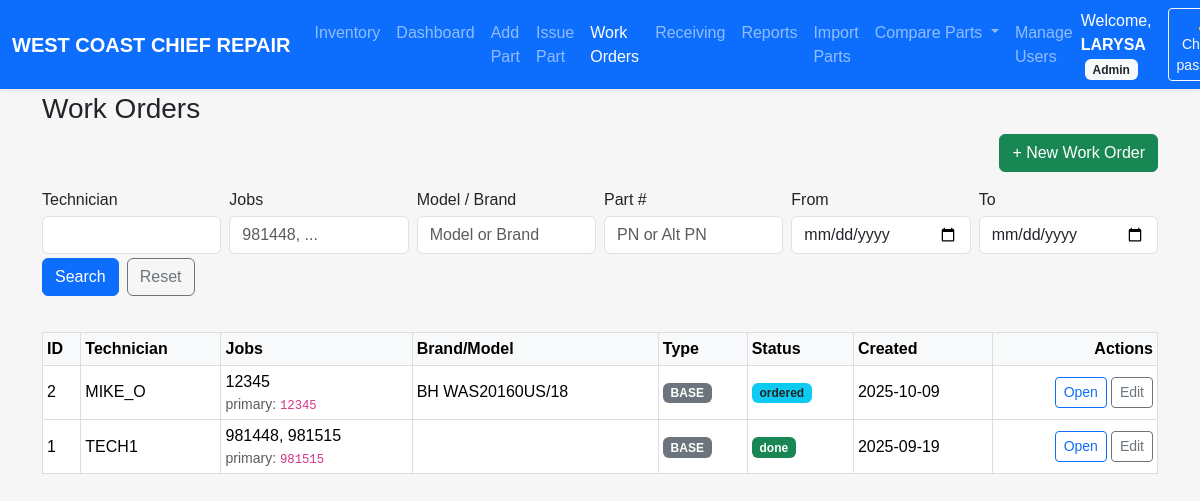
The page /work_orders (signed in) on the database its author committed.
### models.py (models this page shows, shortened)
class User(UserMixin, db.Model):
    id = db.Column(db.Integer, primary_key=True)
    username = db.Column(db.String(64), unique=True, nullable=False)
    password_hash = db.Column(db.String(128), nullable=False)
    role = db.Column(db.String(20), nullable=False, default=ROLE_TECHNICIAN)
    @property
    def password(self):
        raise AttributeError('password is not a readable attribute')

class WorkOrder(db.Model):
    __tablename__ = "work_orders"
    __table_args__ = {"extend_existing": True}
    id = db.Column(db.Integer, primary_key=True)
    technician_id = db.Column(db.Integer, db.ForeignKey("user.id"), index=True, nullable=True)
    technician = relationship("User", lazy="joined")
    units = db.relationship(
        "WorkUnit",
        backref="work_order",
        cascade="all, delete-orphan",
        lazy="selectin",
        overlaps="parts,work_order",
    )
    parts = db.relationship(
        "WorkOrderPart",
        backref="work_order",
        primaryjoin="WorkOrder.id==WorkOrderPart.work_order_id",
        cascade="all, delete-orphan",
        lazy="selectin",
        overlaps="unit,parts,work_order",
    )
    technician_name = db.Column(db.String(80), nullable=False)
    job_numbers     = db.Column(db.String(120), nullable=False)
    brand           = db.Column(db.String(40))
    model           = db.Column(db.String(25))
    serial          = db.Column(db.String(25))
    job_type        = db.Column(db.String(16), default="BASE")
    delivery_fee    = db.Column(db.Float, default=0.0)
    markup_percent  = db.Column(db.Float, default=0.0)
    status          = db.Column(db.String(20), default="search_ordered")
    created_at      = db.Column(db.DateTime, default=datetime.utcnow)
    updated_at      = db.Column(db.DateTime, default=datetime.utcnow, onupdate=datetime.utcnow)
    ordered_date    = db.Column(db.Date, nullable=True)
    @property
    def canonical_job(self) -> str:
        nums = [n.strip() for n in (self.job_numbers or "").split(",") if n.strip()]
        ints = []
        for n in nums:
            try:
                ints.append(int(n))
            except ValueError:
                pass
        return str(max(ints)) if ints else (nums[0] if nums else "")

### inventory/routes.py (the view, shortened to what this page needs)
@inventory_bp.get("/work_orders")
@login_required
def wo_list():
    tech  = (request.args.get("tech") or "").strip()
    jobs  = (request.args.get("jobs") or "").strip()
    model = (request.args.get("model") or "").strip()
    pn    = (request.args.get("pn") or "").strip()
    dfrom = (request.args.get("from") or "").strip()  # YYYY-MM-DD
    dto   = (request.args.get("to") or "").strip()    # YYYY-MM-DD
    q = db.session.query(WorkOrder)
    joined_parts = False
    filters = []
    if tech:
        filters.append(WorkOrder.technician_name.ilike(f"%{tech}%"))
    if jobs:
        filters.append(WorkOrder.job_numbers.ilike(f"%{jobs}%"))
    if model:
        filters.append(or_(
            WorkOrder.brand.ilike(f"%{model}%"),
            WorkOrder.model.ilike(f"%{model}%"),
        ))
    if dfrom:
        try:
            start = datetime.strptime(dfrom, "%Y-%m-%d")
            filters.append(WorkOrder.created_at >= start)
        except ValueError:
            pass
    if dto:
        try:
            end = datetime.strptime(dto, "%Y-%m-%d") + timedelta(days=1) - timedelta(seconds=1)
            filters.append(WorkOrder.created_at <= end)
        except ValueError:
            pass
    if filters:
        q = q.filter(and_(*filters))
    if joined_parts:
        q = q.distinct(WorkOrder.id)
    items = q.order_by(WorkOrder.created_at.desc()).limit(200).all()
    return render_template("wo_list.html", items=items, args=request.args)

### auth/routes.py (called while the page is built)
@login_manager.user_loader
def load_user(user_id):
    return User.query.get(int(user_id))

### security.py (called while the page is built)
def role() -> str:
    return (getattr(current_user, "role", "") or "").strip().lower()

def is_technician() -> bool:
    return role() == ROLE_TECHNICIAN

### templates/wo_list.html (shortened to what this page needs)
{% extends "base.html" %}
{% block content %}
<h3>Work Orders</h3>
{% if current_user.is_authenticated and current_user.role in ['admin','superadmin'] %}
<div class="d-flex justify-content-between align-items-center mb-3">
  <a href="{{ url_for('inventory.wo_new') }}" class="btn btn-success">+ New Work Order</a>
</div>
{% endif %}
<form method="get" class="row g-2 mb-3 dashboard-filters" style="position:static;">
  <div class="col-md-2"><label class="form-label mb-1">Technician</label><input name="tech" class="form-control" value="{{ args.get('tech','') if args else '' }}"></div>
  <div class="col-md-2"><label class="form-label mb-1">Jobs</label><input name="jobs" class="form-control" value="{{ args.get('jobs','') if args else '' }}" placeholder="981448, ..."></div>
  <div class="col-md-2"><label class="form-label mb-1">Model / Brand</label><input name="model" class="form-control" value="{{ args.get('model','') if args else '' }}" placeholder="Model or Brand"></div>
  <div class="col-md-2"><label class="form-label mb-1">Part #</label><input name="pn" class="form-control" value="{{ args.get('pn','') if args else '' }}" placeholder="PN or Alt PN"></div>
  <div class="col-md-2"><label class="form-label mb-1">From</label><input type="date" name="from" class="form-control" value="{{ args.get('from','') if args else '' }}"></div>
  <div class="col-md-2"><label class="form-label mb-1">To</label><input type="date" name="to" class="form-control" value="{{ args.get('to','') if args else '' }}"></div>
  <div class="col-12 d-flex gap-2 mt-1">
    <button class="btn btn-primary">Search</button>
    <a class="btn btn-outline-secondary" href="{{ url_for('inventory.wo_list') }}">Reset</a>
  </div>
</form>
<div class="table-responsive">
  <table class="table table-sm table-hover align-middle wo-list-table">
    <thead class="table-light">
      <tr>
        <th class="col-id">ID</th><th class="col-tech">Technician</th><th>Jobs</th>
        <th>Brand/Model</th><th class="col-type">Type</th><th class="col-status">Status</th>
        <th class="col-created">Created</th><th class="text-end col-actions">Actions</th>
      </tr>
    </thead>
    <tbody>
      {% if items and items|length > 0 %}
        {% for w in items %}
        <tr>
          <td>{{ w.id }}</td>
          <td>{{ w.technician_name or '—' }}</td>
          <td>
            <span class="jobs-trunc" title="{{ w.job_numbers or '' }}">{{ w.job_numbers or '—' }}</span>
            {% if w.canonical_job %}<div class="text-muted small">primary: <code>{{ w.canonical_job }}</code></div>{% endif %}
          </td>
          <td><span class="brand-trunc" title="{{ (w.brand or '') ~ ' ' ~ (w.model or '') }}">{{ (w.brand or '') ~ (' ' if w.brand and w.model else '') ~ (w.model or '') }}</span></td>
          <td>{% if w.job_type == 'INSURANCE' %}<span class="badge bg-warning text-dark">INSURANCE</span>{% else %}<span class="badge bg-secondary">BASE</span>{% endif %}</td>
          <td>{% if w.status == 'done' %}<span class="badge bg-success">done</span>{% elif w.status == 'ordered' %}<span class="badge bg-info text-dark">ordered</span>{% else %}<span class="badge bg-secondary">search_ordered</span>{% endif %}</td>
          <td>{{ w.created_at.strftime('%Y-%m-%d') if w.created_at else '—' }}</td>
          <td class="text-end">
            <div class="wo-actions d-inline-flex gap-1">
              <a class="btn btn-outline-primary btn-sm"
                 href="{{ url_for('inventory.wo_detail', wo_id=w.id) }}">
                Open
              </a>
              {% if current_user.role in ['admin','superadmin'] %}
                <a class="btn btn-outline-secondary btn-sm"
                   href="{{ url_for('inventory.wo_edit', wo_id=w.id) }}">
                  Edit
                </a>
              {% endif %}
            </div>
          </td>
        </tr>
        {% endfor %}
      {% else %}
        <tr><td colspan="8" class="text-muted">No work orders found.</td></tr>
      {% endif %}
    </tbody>
  </table>
</div>
{% endblock %}

### templates/base.html (shortened to what this page needs)
<!DOCTYPE html>
<html lang="en">
<head>
  <link href="https://cdn.jsdelivr.net/npm/bootstrap@5.3.3/dist/css/bootstrap.min.css"
        rel="stylesheet"
 />
  <link rel="stylesheet" href="{{ url_for('static', filename='style.css') }}" />
</head>
<body>
  <nav class="navbar navbar-expand-lg navbar-dark bg-primary shadow-sm fixed-top">
    <div class="container-fluid">
      <a class="navbar-brand fw-bold" href="{{ url_for('inventory.dashboard') }}">
        WEST COAST CHIEF REPAIR
      </a>
      <div class="collapse navbar-collapse" id="navbarMain">
        <ul class="navbar-nav me-auto mb-2 mb-lg-0">
          <li class="nav-item">
            <a class="nav-link{% if request.endpoint and request.endpoint == 'inventory.location_report' %} active{% endif %}"
               href="{{ url_for('inventory.location_report') }}">Inventory</a>
          </li>
          <li class="nav-item">
            <a class="nav-link{% if request.endpoint and request.endpoint == 'inventory.dashboard' %} active{% endif %}"
               href="{{ url_for('inventory.dashboard') }}">Dashboard</a>
          </li>
          <li class="nav-item">
            <a class="nav-link{% if request.endpoint and request.endpoint == 'inventory.add_part' %} active{% endif %}"
               href="{{ url_for('inventory.add_part') }}">Add Part</a>
          </li>
          <li class="nav-item">
            <a class="nav-link{% if request.endpoint and request.endpoint == 'inventory.issue_part' %} active{% endif %}"
               href="{{ url_for('inventory.issue_part') }}">Issue Part</a>
          </li>
          {% set is_wo = request.endpoint and request.endpoint.startswith('inventory.wo_') %}
          <li class="nav-item">
            <a class="nav-link{{ ' active' if is_wo else '' }}"
               href="{{ url_for('inventory.wo_list') }}">Work Orders</a>
          </li>
          <li class="nav-item"><a class="nav-link" href="{{ url_for('inventory.receiving_list') }}">Receiving</a></li>
          <li class="nav-item">
            <a class="nav-link{% if request.endpoint and request.endpoint.startswith('inventory.reports') %} active{% endif %}"
               href="{{ url_for('inventory.reports_grouped') }}">Reports</a>
          </li>
          <li class="nav-item">
            <a class="nav-link{% if request.endpoint and request.endpoint.startswith('inventory.import_parts') %} active{% endif %}"
               href="{{ url_for('inventory.import_parts_upload') }}">Import Parts</a>
          </li>
          <li class="nav-item dropdown">
            <a class="nav-link dropdown-toggle" href="#" id="compareDropdown" role="button"
               data-bs-toggle="dropdown" data-bs-display="static" aria-expanded="false">
              Compare Parts
            </a>
          </li>
          {% if current_user.is_authenticated and current_user.role in ['superadmin', 'admin'] %}
          <li class="nav-item">
            <a class="nav-link{% if request.endpoint and request.endpoint.startswith('inventory.users') %} active{% endif %}"
               href="{{ url_for('inventory.users') }}">Manage Users</a>
          </li>
          {% endif %}
        </ul>
        {% if current_user.is_authenticated %}
        <div class="d-flex align-items-center gap-2">
          <span class="text-white me-2">
            Welcome, <strong>{{ current_user.username }}</strong>
            <span class="badge bg-light text-dark text-capitalize ms-1">{{ current_user.role }}</span>
          </span>
          <a class="btn btn-outline-light btn-sm"
             href="{{ url_for('inventory.change_password', user_id=current_user.id) }}">
            🔑 Change password
          </a>
        </div>
        {% endif %}
      </div>
    </div>
  </nav>
  <main class="container" style="padding-top: 4.5rem;">
    {% block content %}{% endblock %}
  </main>
</body>
</html>

### static/style.css (style rules this page uses)
body { font-family: Arial, sans-serif; background-color:#f6f6f6; padding:20px; margin:0; }
.navbar { z-index:1200; }
table { width:100%; border-collapse:collapse; margin-top:20px; }
table th, table td { padding:10px; border:1px solid #ddd; text-align:left; }
form input:not([type="checkbox"]):not([type="radio"]):not(.form-check-input), form select, form textarea { width: 100%; box-sizing: border-box; }

### rows shown on the page
User: username "LARYSA", role "Admin"
WorkOrder: id "2", technician_name "MIKE_O", job_numbers "12345", canonical_job "12345", brand+model "BH WAS20160US/18", job_type "BASE", status "ordered", created_at "2025-10-09"
WorkOrder: id "1", technician_name "TECH1", job_numbers "981448, 981515", canonical_job "981515", job_type "BASE", status "done", created_at "2025-09-19"
